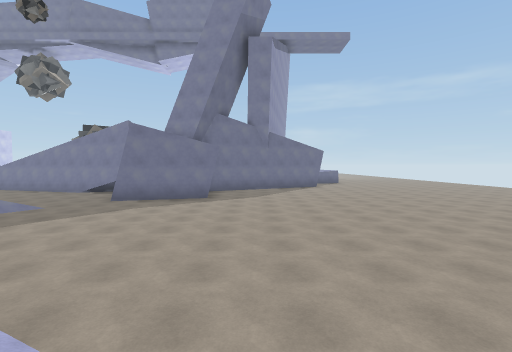
View 1 (above)

15 first-person views from a walk through a scene from a Unity 3-D project. The camera is 1.5 m above the floor, tilts 2° down and sees 85° across. The floor is counted in squares, 2 m on a side. Each view is taken from the middle of a square. On the plan, view 1 faces up. The plan holds only what a view shows up to about 10 squares ahead; the rest is blank. The place goes on beyond the plan. Surface patterns are stand-ins for the level's own textures.

View 2
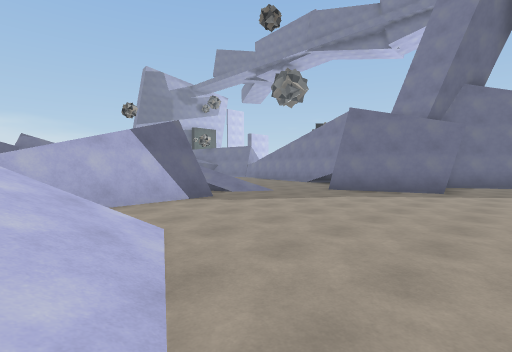

View 3
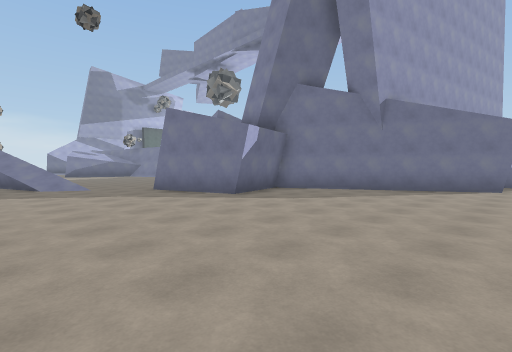

View 4
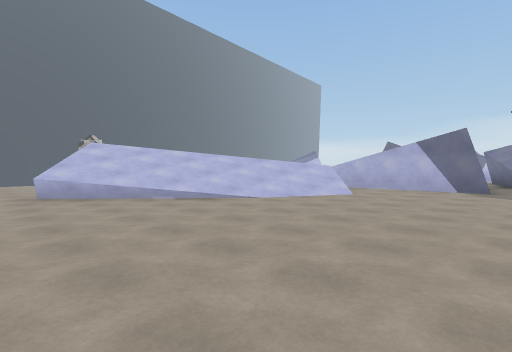

View 5
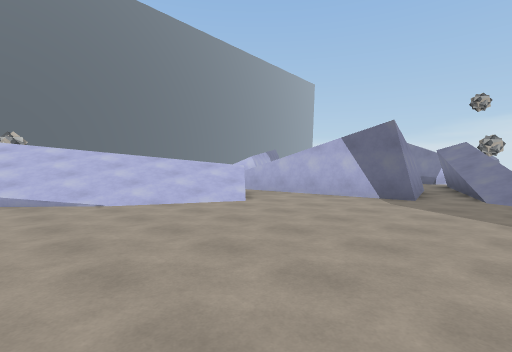

View 6
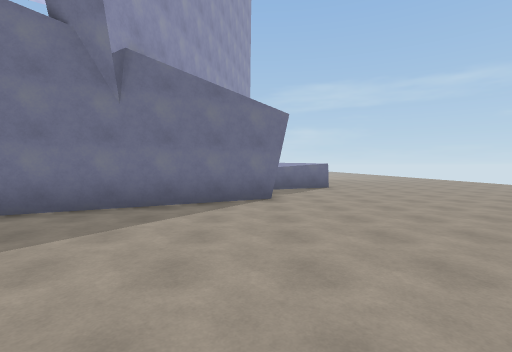

View 7
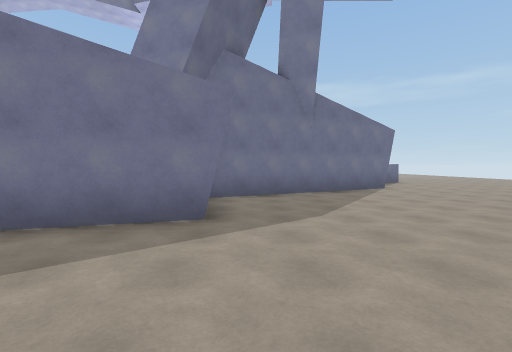

View 8
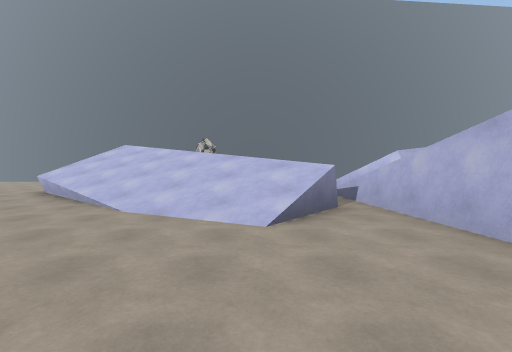

View 9
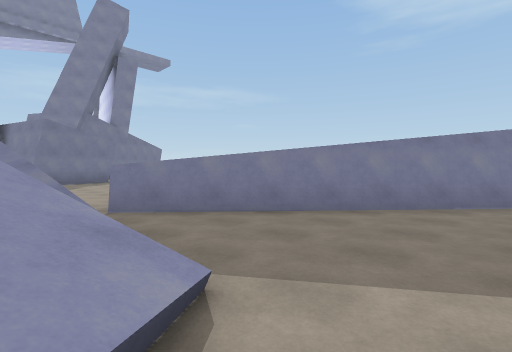

View 10
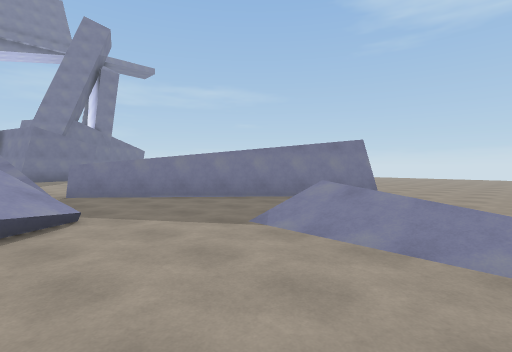

View 11
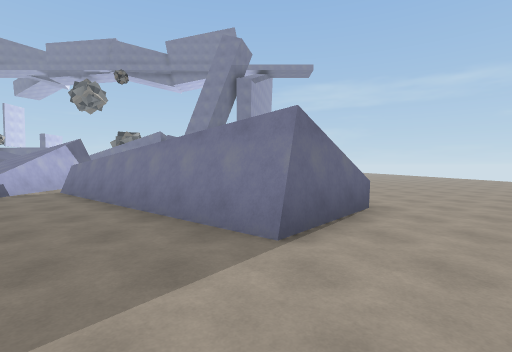

View 12
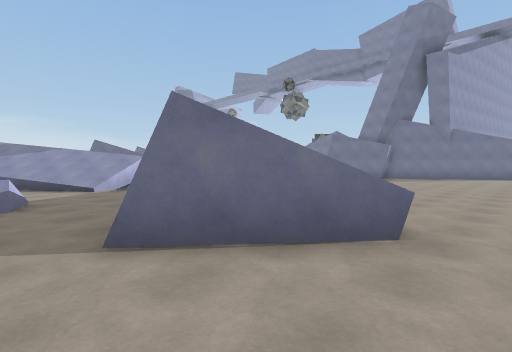

View 13
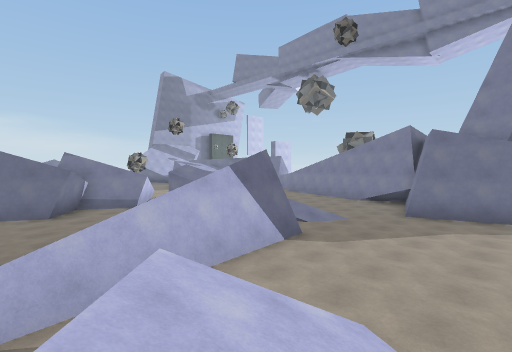

View 14
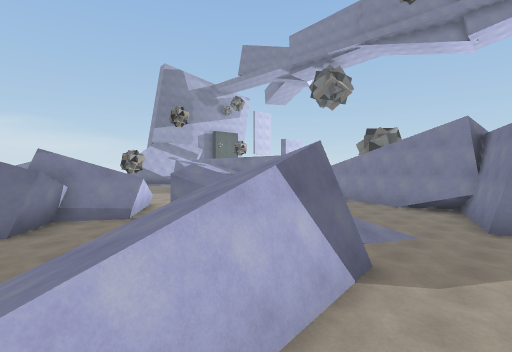

View 15
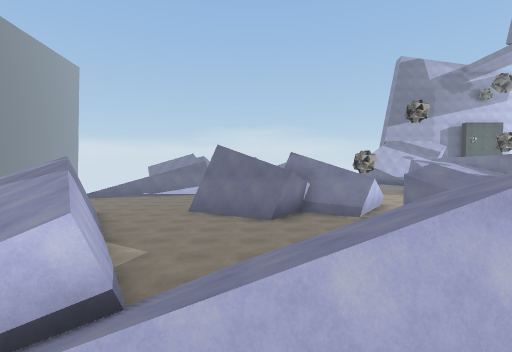

### Floor plan
Key: @ floor where view 1 was taken; # wall or solid block; x gap in a wall; . floor; / step, stairs or slope; = window, fence, low wall or low ledge; ^ raised ledge; v drop or lower ground.
Columns run from 14 left of view 1 to 4 right of it. Each row starts with its distance up from view 1.
 19                   ^
 18                  ^^
 17                  ..
 16                 ##.
 15                ##..
 14              ###...
 13          =# ##.....
 12        ##v###......
 11       ...##=#......
 10       ...####......
  9       ...##........
  8        ............
  7        x...........
  6        ............
  5 ## ##=###..........
  4  #...///#..........
  3 ^#...///#..........
  2  //...///.///......
  1  /#...///./////....
  0 =##....////=//@/...
 -1  #....###=.##///=..
 -2 ..../#////..=#=//#.
 -3 ...##/////....#=##.
 -4 .##/////.......##..
 -5   ///   .../=......
 -6         .../. .....
 -7         .../  .....

Where each view was taken, in squares from view 1:
view 1: 0 up, 0 right, facing up
view 2: 1 up, 0 right, facing up-left
view 3: 5 up, 4 right, facing up-left
view 4: 6 up, 4 right, facing down-left
view 5: 7 up, 1 right, facing down-left
view 6: 9 up, 3 right, facing up
view 7: 6 up, 1 left, facing up
view 8: 6 up, 3 left, facing down
view 9: 4 down, 6 left, facing up-right
view 10: 7 down, 6 left, facing up-right
view 11: 7 down, 1 right, facing up
view 12: 5 down, 4 right, facing up-left
view 13: 0 up, 2 left, facing up-left
view 14: 1 up, 4 left, facing up-left
view 15: 1 up, 4 left, facing left
